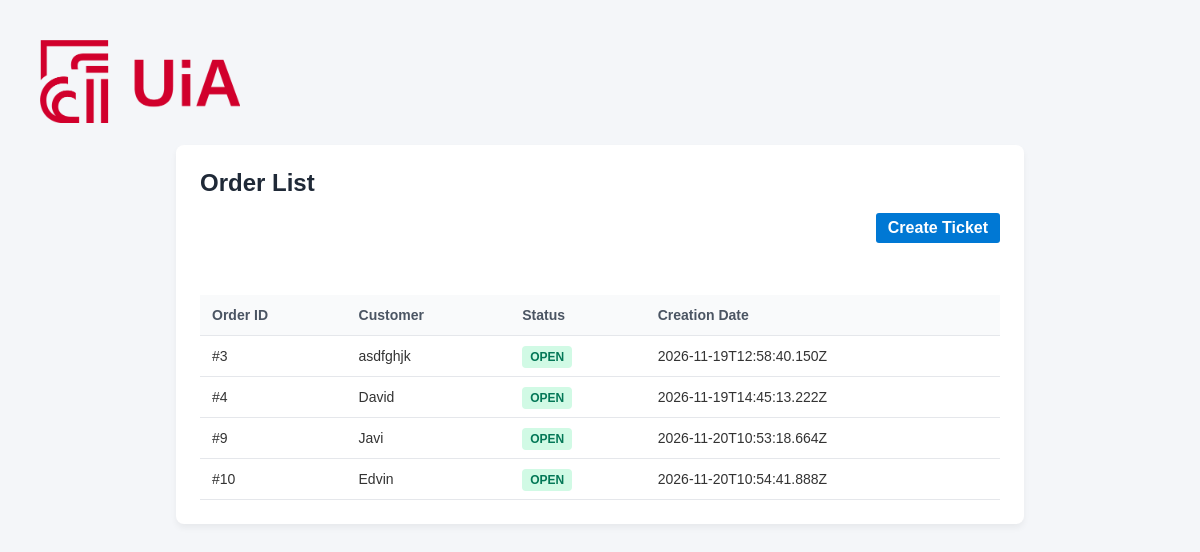
The page / on the database its author committed.
### tables this page shows
CREATE TABLE tickets (
            id INTEGER PRIMARY KEY AUTOINCREMENT,
            name TEXT NOT NULL,
            swing_period REAL NOT NULL,
            max_size REAL NOT NULL,
            axle_diameter REAL NOT NULL,
            infill INTEGER NOT NULL,
            walls INTEGER NOT NULL,
            filament_base INTEGER,
            filament_stands INTEGER,
            filament_arm INTEGER,
            filament_weight INTEGER,
            filament_axle INTEGER,
            creation_date TEXT,
            status TEXT NOT NULL DEFAULT 'open'
        );

### app.py (the view)
@app.route("/")
def index():
    connect = get_connection()
    cursos = connect.cursor()
    cursos.execute("SELECT * FROM tickets")
    tickets = []
    for row in cursos.fetchall():
        tickets.append(dict(row))
    connect.close()
    filamentColors = {
            1 : "🔴",
            2 : "🔘",
            3 : "🔵",
            4 : "⚪",
            5 : "⚫",
            6 : "🟡",
            7 : "🔵",
            8 : "⚫",
        }
    for ticket in tickets:
        ticket['filament_base_color'] = filamentColors.get(ticket['filament_base'], ticket['filament_base'])
        ticket['filament_stands_color'] = filamentColors.get(ticket['filament_stands'], ticket['filament_stands'])
        ticket['filament_arm_color'] = filamentColors.get(ticket['filament_arm'], ticket['filament_arm'])
        ticket['filament_weight_color'] = filamentColors.get(ticket['filament_weight'], ticket['filament_weight'])
        ticket['filament_axle_color'] = filamentColors.get(ticket['filament_axle'], ticket['filament_axle'])
    return render_template("index.html", tickets=tickets)

### database.py (called while the page is built)
def get_connection():
    conn = sqlite3.connect('helpdesk.db')
    conn.row_factory = sqlite3.Row
    return conn

### templates/index.html (shortened to what this page needs)
<!DOCTYPE html>
<html lang="en">
<head>
</head>
<body>
<div class="Principal-container">
    <img src="/static/uia-logo.png" width="200" height="83">
    <br><br>
    <div class="container">
        <h1>Order List</h1>
        <div style="text-align: right;">
            <a href="/ticket_form" class="btn">Create Ticket</a>
        </div>
        <br><br>
        <table>
            <tr>
                <th>Order ID</th>
                <th>Customer</th>
                <th>Status</th>
                <th>Creation Date</th>
            </tr>
            {% for ticket in tickets %}
            <tr onclick="seeTicket(this)" style="cursor: pointer;"
                data-id="{{ ticket.id }}"
                data-name="{{ ticket.name }}"
                data-swing-period="{{ ticket.swing_period }}"
                data-delta="{{ ticket.delta if ticket.delta is not none else 'N/A' }}"
                data-max-size="{{ ticket.max_size }}"
                data-axle-diameter="{{ ticket.axle_diameter }}"
                data-infill="{{ ticket.infill }}"
                data-walls="{{ ticket.walls }}"
                data-filament-base="{{ ticket.filament_base or 'N/A' }}"
                data-filament-stands="{{ ticket.filament_stands or 'N/A' }}"
                data-filament-arm="{{ ticket.filament_arm or 'N/A' }}"
                data-filament-weight="{{ ticket.filament_weight or 'N/A' }}"
                data-filament-axle="{{ ticket.filament_axle or 'N/A' }}"
                data-creation-date="{{ ticket.creation_date or 'N/A' }}"
                data-status="{{ ticket.status }}"
                data-filament-base-color="{{ ticket.filament_base_color or 'N/A' }}"
                data-filament-stands-color="{{ ticket.filament_stands_color or 'N/A' }}"
                data-filament-arm-color="{{ ticket.filament_arm_color or 'N/A' }}"
                data-filament-weight-color="{{ ticket.filament_weight_color or 'N/A' }}"
                data-filament-axle-color="{{ ticket.filament_axle_color or 'N/A' }}"
                >
                <td>#{{ ticket.id }}</td>
                <td>{{ ticket.name }}</td>
                <td>
                    <span class="badge
                        {% if ticket.status == 'closed' %} badge-high
                        {% elif ticket.status == 'medium' %} badge-medium
                        {% else %} badge-low {% endif %}">
                        {{ ticket.status }}
                    </span>
                </td>
                <td>{{ ticket.creation_date }}</td>
            </tr>
            {% else %}
            <tr>
                <td colspan="4" class="empty">There are no tickets to display.</td>
            </tr>
            {% endfor %}
        </table>
    </div>
</div>
</body>
</html>

### templates/index.html (style rules this page uses)
body { font-family: Arial, sans-serif; background-color: #f4f6f9; color: #333; margin: 0; padding: 40px; }
.container { max-width: 800px; margin: 0 auto; background: #ffffff; padding: 24px; border-radius: 8px; box-shadow: 0 4px 6px rgba(0, 0, 0, 0.05); }
h1 { margin-top: 0; color: #1f2937; font-size: 24px; }
table { width: 100%; border-collapse: collapse; margin-top: 16px; }
th, td { padding: 12px; text-align: left; border-bottom: 1px solid #e5e7eb; font-size: 14px; }
th { background-color: #f9fafb; color: #4b5563; font-weight: bold; }
.badge { padding: 4px 8px; border-radius: 4px; font-size: 12px; font-weight: bold; text-transform: uppercase; }
.badge-low { background-color: #d1fae5; color: #047857; }
.btn { display: inline-block; padding: 6px 12px; background-color: #0078d4; color: white; text-decoration: none; border-radius: 3px; font-weight: bold; }

### rows shown on the page
tickets: id "3", name "asdfghjk", status "OPEN", creation_date "2026-11-19T12:58:40.150Z"
tickets: id "4", name "David", status "OPEN", creation_date "2026-11-19T14:45:13.222Z"
tickets: id "9", name "Javi", status "OPEN", creation_date "2026-11-20T10:53:18.664Z"
tickets: id "10", name "Edvin", status "OPEN", creation_date "2026-11-20T10:54:41.888Z"
